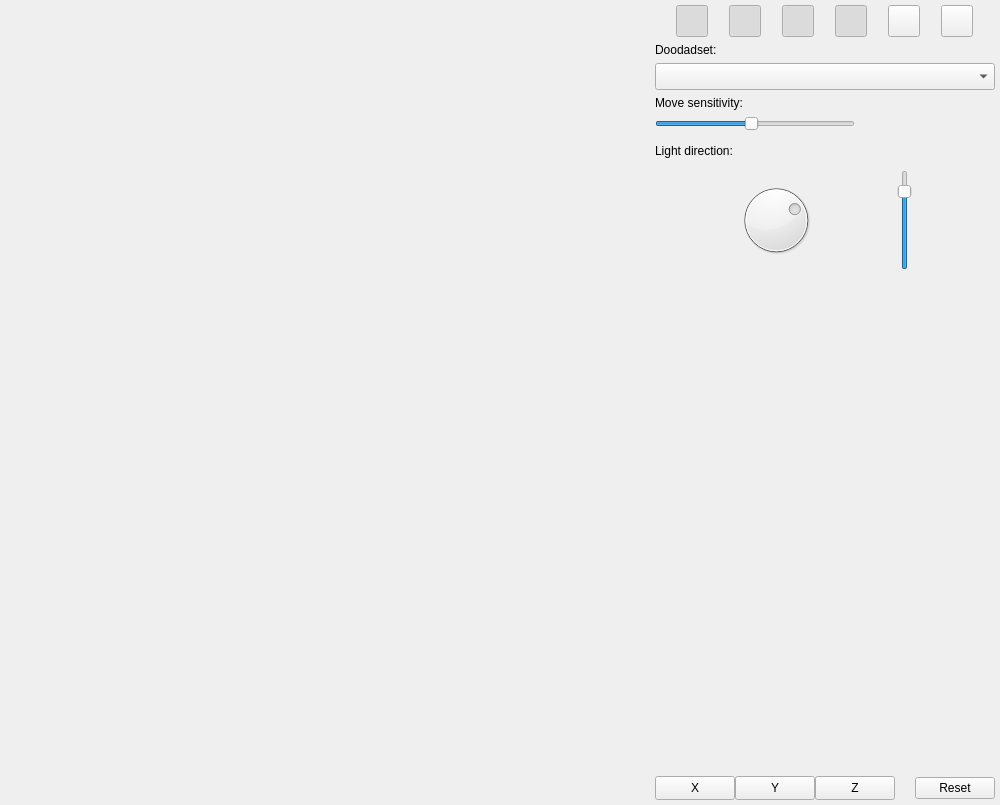
<?xml version="1.0" encoding="UTF-8"?>
<ui version="4.0">
 <class>AssetBrowserOverlay</class>
 <widget class="QWidget" name="AssetBrowserOverlay">
  <property name="geometry">
   <rect>
    <x>0</x>
    <y>0</y>
    <width>1000</width>
    <height>650</height>
   </rect>
  </property>
  <property name="minimumSize">
   <size>
    <width>0</width>
    <height>0</height>
   </size>
  </property>
  <property name="windowTitle">
   <string>Form</string>
  </property>
  <layout class="QHBoxLayout" name="horizontalLayout">
   <property name="leftMargin">
    <number>5</number>
   </property>
   <property name="topMargin">
    <number>5</number>
   </property>
   <property name="rightMargin">
    <number>5</number>
   </property>
   <property name="bottomMargin">
    <number>5</number>
   </property>
   <item>
    <layout class="QVBoxLayout" name="verticalLayout_2">
     <item>
      <layout class="QHBoxLayout" name="horizontalLayout_2">
       <property name="spacing">
        <number>6</number>
       </property>
       <item>
        <layout class="QHBoxLayout" name="horizontalLayout_8">
         <property name="spacing">
          <number>6</number>
         </property>
         <property name="sizeConstraint">
          <enum>QLayout::SetDefaultConstraint</enum>
         </property>
        </layout>
       </item>
       <item>
        <spacer name="horizontalSpacer_3">
         <property name="orientation">
          <enum>Qt::Horizontal</enum>
         </property>
         <property name="sizeType">
          <enum>QSizePolicy::MinimumExpanding</enum>
         </property>
         <property name="sizeHint" stdset="0">
          <size>
           <width>550</width>
           <height>20</height>
          </size>
         </property>
        </spacer>
       </item>
      </layout>
     </item>
     <item>
      <spacer name="verticalSpacer_3">
       <property name="orientation">
        <enum>Qt::Vertical</enum>
       </property>
       <property name="sizeHint" stdset="0">
        <size>
         <width>20</width>
         <height>40</height>
        </size>
       </property>
      </spacer>
     </item>
     <item>
      <spacer name="horizontalSpacer">
       <property name="orientation">
        <enum>Qt::Horizontal</enum>
       </property>
       <property name="sizeHint" stdset="0">
        <size>
         <width>40</width>
         <height>20</height>
        </size>
       </property>
      </spacer>
     </item>
     <item>
      <spacer name="verticalSpacer_2">
       <property name="orientation">
        <enum>Qt::Vertical</enum>
       </property>
       <property name="sizeHint" stdset="0">
        <size>
         <width>20</width>
         <height>40</height>
        </size>
       </property>
      </spacer>
     </item>
     <item>
      <layout class="QHBoxLayout" name="horizontalLayout_3">
       <property name="spacing">
        <number>0</number>
       </property>
       <item>
        <spacer name="horizontalSpacer_2">
         <property name="orientation">
          <enum>Qt::Horizontal</enum>
         </property>
         <property name="sizeHint" stdset="0">
          <size>
           <width>40</width>
           <height>20</height>
          </size>
         </property>
        </spacer>
       </item>
       <item>
        <spacer name="horizontalSpacer_4">
         <property name="orientation">
          <enum>Qt::Horizontal</enum>
         </property>
         <property name="sizeHint" stdset="0">
          <size>
           <width>40</width>
           <height>20</height>
          </size>
         </property>
        </spacer>
       </item>
       <item>
        <spacer name="horizontalSpacer_5">
         <property name="orientation">
          <enum>Qt::Horizontal</enum>
         </property>
         <property name="sizeHint" stdset="0">
          <size>
           <width>40</width>
           <height>20</height>
          </size>
         </property>
        </spacer>
       </item>
      </layout>
     </item>
    </layout>
   </item>
   <item>
    <layout class="QVBoxLayout" name="verticalLayout_3">
     <property name="spacing">
      <number>-1</number>
     </property>
     <item>
      <layout class="QHBoxLayout" name="horizontalLayout_5">
       <property name="spacing">
        <number>0</number>
       </property>
       <item>
        <widget class="QPushButton" name="toggleWMOButton">
         <property name="sizePolicy">
          <sizepolicy hsizetype="Fixed" vsizetype="Fixed">
           <horstretch>0</horstretch>
           <verstretch>0</verstretch>
          </sizepolicy>
         </property>
         <property name="minimumSize">
          <size>
           <width>32</width>
           <height>32</height>
          </size>
         </property>
         <property name="maximumSize">
          <size>
           <width>32</width>
           <height>32</height>
          </size>
         </property>
         <property name="toolTip">
          <string>Draw WMOs</string>
         </property>
         <property name="text">
          <string/>
         </property>
         <property name="iconSize">
          <size>
           <width>26</width>
           <height>26</height>
          </size>
         </property>
         <property name="checkable">
          <bool>true</bool>
         </property>
         <property name="checked">
          <bool>true</bool>
         </property>
        </widget>
       </item>
       <item>
        <widget class="QPushButton" name="toggleModelsButton">
         <property name="sizePolicy">
          <sizepolicy hsizetype="Fixed" vsizetype="Fixed">
           <horstretch>0</horstretch>
           <verstretch>0</verstretch>
          </sizepolicy>
         </property>
         <property name="minimumSize">
          <size>
           <width>32</width>
           <height>32</height>
          </size>
         </property>
         <property name="maximumSize">
          <size>
           <width>32</width>
           <height>32</height>
          </size>
         </property>
         <property name="toolTip">
          <string>Draw models</string>
         </property>
         <property name="text">
          <string/>
         </property>
         <property name="iconSize">
          <size>
           <width>26</width>
           <height>26</height>
          </size>
         </property>
         <property name="checkable">
          <bool>true</bool>
         </property>
         <property name="checked">
          <bool>true</bool>
         </property>
        </widget>
       </item>
       <item>
        <widget class="QPushButton" name="toggleParticlesButton">
         <property name="sizePolicy">
          <sizepolicy hsizetype="Fixed" vsizetype="Fixed">
           <horstretch>0</horstretch>
           <verstretch>0</verstretch>
          </sizepolicy>
         </property>
         <property name="minimumSize">
          <size>
           <width>32</width>
           <height>32</height>
          </size>
         </property>
         <property name="maximumSize">
          <size>
           <width>32</width>
           <height>32</height>
          </size>
         </property>
         <property name="toolTip">
          <string>Draw particles</string>
         </property>
         <property name="text">
          <string/>
         </property>
         <property name="iconSize">
          <size>
           <width>26</width>
           <height>26</height>
          </size>
         </property>
         <property name="checkable">
          <bool>true</bool>
         </property>
         <property name="checked">
          <bool>true</bool>
         </property>
        </widget>
       </item>
       <item>
        <widget class="QPushButton" name="toggleAnimationButton">
         <property name="sizePolicy">
          <sizepolicy hsizetype="Fixed" vsizetype="Fixed">
           <horstretch>0</horstretch>
           <verstretch>0</verstretch>
          </sizepolicy>
         </property>
         <property name="minimumSize">
          <size>
           <width>32</width>
           <height>32</height>
          </size>
         </property>
         <property name="maximumSize">
          <size>
           <width>32</width>
           <height>32</height>
          </size>
         </property>
         <property name="toolTip">
          <string>Draw animation</string>
         </property>
         <property name="text">
          <string/>
         </property>
         <property name="iconSize">
          <size>
           <width>26</width>
           <height>26</height>
          </size>
         </property>
         <property name="checkable">
          <bool>true</bool>
         </property>
         <property name="checked">
          <bool>true</bool>
         </property>
        </widget>
       </item>
       <item>
        <widget class="QPushButton" name="toggleBoundingBoxButton">
         <property name="sizePolicy">
          <sizepolicy hsizetype="Fixed" vsizetype="Fixed">
           <horstretch>0</horstretch>
           <verstretch>0</verstretch>
          </sizepolicy>
         </property>
         <property name="minimumSize">
          <size>
           <width>32</width>
           <height>32</height>
          </size>
         </property>
         <property name="maximumSize">
          <size>
           <width>32</width>
           <height>32</height>
          </size>
         </property>
         <property name="toolTip">
          <string>Draw bounding boxes</string>
         </property>
         <property name="text">
          <string/>
         </property>
         <property name="iconSize">
          <size>
           <width>26</width>
           <height>26</height>
          </size>
         </property>
         <property name="checkable">
          <bool>true</bool>
         </property>
        </widget>
       </item>
       <item>
        <widget class="QPushButton" name="toggleGridButton">
         <property name="sizePolicy">
          <sizepolicy hsizetype="Fixed" vsizetype="Fixed">
           <horstretch>0</horstretch>
           <verstretch>0</verstretch>
          </sizepolicy>
         </property>
         <property name="minimumSize">
          <size>
           <width>32</width>
           <height>32</height>
          </size>
         </property>
         <property name="maximumSize">
          <size>
           <width>32</width>
           <height>32</height>
          </size>
         </property>
         <property name="toolTip">
          <string>Draw grid</string>
         </property>
         <property name="text">
          <string/>
         </property>
         <property name="iconSize">
          <size>
           <width>26</width>
           <height>26</height>
          </size>
         </property>
         <property name="checkable">
          <bool>true</bool>
         </property>
         <property name="checked">
          <bool>false</bool>
         </property>
        </widget>
       </item>
      </layout>
     </item>
     <item>
      <widget class="QLabel" name="doodadSetLabel">
       <property name="accessibleName">
        <string>overlay_label</string>
       </property>
       <property name="autoFillBackground">
        <bool>false</bool>
       </property>
       <property name="text">
        <string>Doodadset:</string>
       </property>
      </widget>
     </item>
     <item>
      <widget class="QComboBox" name="doodadSetSelector">
       <property name="minimumSize">
        <size>
         <width>155</width>
         <height>27</height>
        </size>
       </property>
      </widget>
     </item>
     <item>
      <widget class="QLabel" name="label_2">
       <property name="accessibleName">
        <string>overlay_label</string>
       </property>
       <property name="text">
        <string>Move sensitivity:</string>
       </property>
      </widget>
     </item>
     <item>
      <widget class="QSlider" name="moveSensitivitySlider">
       <property name="sizePolicy">
        <sizepolicy hsizetype="Preferred" vsizetype="Preferred">
         <horstretch>0</horstretch>
         <verstretch>0</verstretch>
        </sizepolicy>
       </property>
       <property name="maximumSize">
        <size>
         <width>200</width>
         <height>16777215</height>
        </size>
       </property>
       <property name="accessibleName">
        <string>overlay_slider_horizontal</string>
       </property>
       <property name="autoFillBackground">
        <bool>false</bool>
       </property>
       <property name="minimum">
        <number>1</number>
       </property>
       <property name="maximum">
        <number>30</number>
       </property>
       <property name="value">
        <number>15</number>
       </property>
       <property name="orientation">
        <enum>Qt::Horizontal</enum>
       </property>
       <property name="invertedAppearance">
        <bool>false</bool>
       </property>
      </widget>
     </item>
     <item>
      <widget class="QLabel" name="label">
       <property name="minimumSize">
        <size>
         <width>0</width>
         <height>27</height>
        </size>
       </property>
       <property name="accessibleName">
        <string>overlay_label</string>
       </property>
       <property name="autoFillBackground">
        <bool>false</bool>
       </property>
       <property name="text">
        <string>Light direction:</string>
       </property>
       <property name="alignment">
        <set>Qt::AlignLeading|Qt::AlignLeft|Qt::AlignVCenter</set>
       </property>
      </widget>
     </item>
     <item>
      <layout class="QHBoxLayout" name="horizontalLayout_6">
       <property name="spacing">
        <number>0</number>
       </property>
       <item>
        <widget class="QDial" name="lightDirZ">
         <property name="sizePolicy">
          <sizepolicy hsizetype="Fixed" vsizetype="Fixed">
           <horstretch>0</horstretch>
           <verstretch>0</verstretch>
          </sizepolicy>
         </property>
         <property name="minimumSize">
          <size>
           <width>80</width>
           <height>80</height>
          </size>
         </property>
         <property name="maximumSize">
          <size>
           <width>80</width>
           <height>80</height>
          </size>
         </property>
         <property name="autoFillBackground">
          <bool>false</bool>
         </property>
         <property name="minimum">
          <number>-180</number>
         </property>
         <property name="maximum">
          <number>180</number>
         </property>
         <property name="pageStep">
          <number>1</number>
         </property>
         <property name="value">
          <number>60</number>
         </property>
         <property name="wrapping">
          <bool>true</bool>
         </property>
        </widget>
       </item>
       <item>
        <widget class="QSlider" name="lightDirY">
         <property name="sizePolicy">
          <sizepolicy hsizetype="Fixed" vsizetype="Fixed">
           <horstretch>0</horstretch>
           <verstretch>0</verstretch>
          </sizepolicy>
         </property>
         <property name="minimumSize">
          <size>
           <width>0</width>
           <height>100</height>
          </size>
         </property>
         <property name="maximumSize">
          <size>
           <width>16777215</width>
           <height>100</height>
          </size>
         </property>
         <property name="accessibleName">
          <string>overlay_slider_vertical</string>
         </property>
         <property name="minimum">
          <number>-180</number>
         </property>
         <property name="maximum">
          <number>180</number>
         </property>
         <property name="value">
          <number>120</number>
         </property>
         <property name="orientation">
          <enum>Qt::Vertical</enum>
         </property>
         <property name="invertedAppearance">
          <bool>false</bool>
         </property>
         <property name="invertedControls">
          <bool>true</bool>
         </property>
        </widget>
       </item>
      </layout>
     </item>
     <item>
      <spacer name="verticalSpacer_4">
       <property name="orientation">
        <enum>Qt::Vertical</enum>
       </property>
       <property name="sizeType">
        <enum>QSizePolicy::MinimumExpanding</enum>
       </property>
       <property name="sizeHint" stdset="0">
        <size>
         <width>20</width>
         <height>500</height>
        </size>
       </property>
      </spacer>
     </item>
     <item>
      <layout class="QHBoxLayout" name="horizontalLayout_4">
       <property name="spacing">
        <number>0</number>
       </property>
       <item>
        <widget class="QPushButton" name="cameraXButton">
         <property name="minimumSize">
          <size>
           <width>24</width>
           <height>24</height>
          </size>
         </property>
         <property name="text">
          <string>X</string>
         </property>
        </widget>
       </item>
       <item>
        <widget class="QPushButton" name="cameraYButton">
         <property name="minimumSize">
          <size>
           <width>24</width>
           <height>24</height>
          </size>
         </property>
         <property name="text">
          <string>Y</string>
         </property>
        </widget>
       </item>
       <item>
        <widget class="QPushButton" name="cameraZButton">
         <property name="minimumSize">
          <size>
           <width>24</width>
           <height>24</height>
          </size>
         </property>
         <property name="text">
          <string>Z</string>
         </property>
        </widget>
       </item>
       <item>
        <layout class="QHBoxLayout" name="horizontalLayout_7">
         <property name="spacing">
          <number>0</number>
         </property>
         <item>
          <spacer name="horizontalSpacer_6">
           <property name="orientation">
            <enum>Qt::Horizontal</enum>
           </property>
           <property name="sizeType">
            <enum>QSizePolicy::Fixed</enum>
           </property>
           <property name="sizeHint" stdset="0">
            <size>
             <width>20</width>
             <height>20</height>
            </size>
           </property>
          </spacer>
         </item>
        </layout>
       </item>
       <item>
        <widget class="QPushButton" name="cameraResetButton">
         <property name="minimumSize">
          <size>
           <width>45</width>
           <height>0</height>
          </size>
         </property>
         <property name="text">
          <string>Reset</string>
         </property>
        </widget>
       </item>
      </layout>
     </item>
    </layout>
   </item>
  </layout>
 </widget>
 <resources/>
 <connections/>
</ui>
